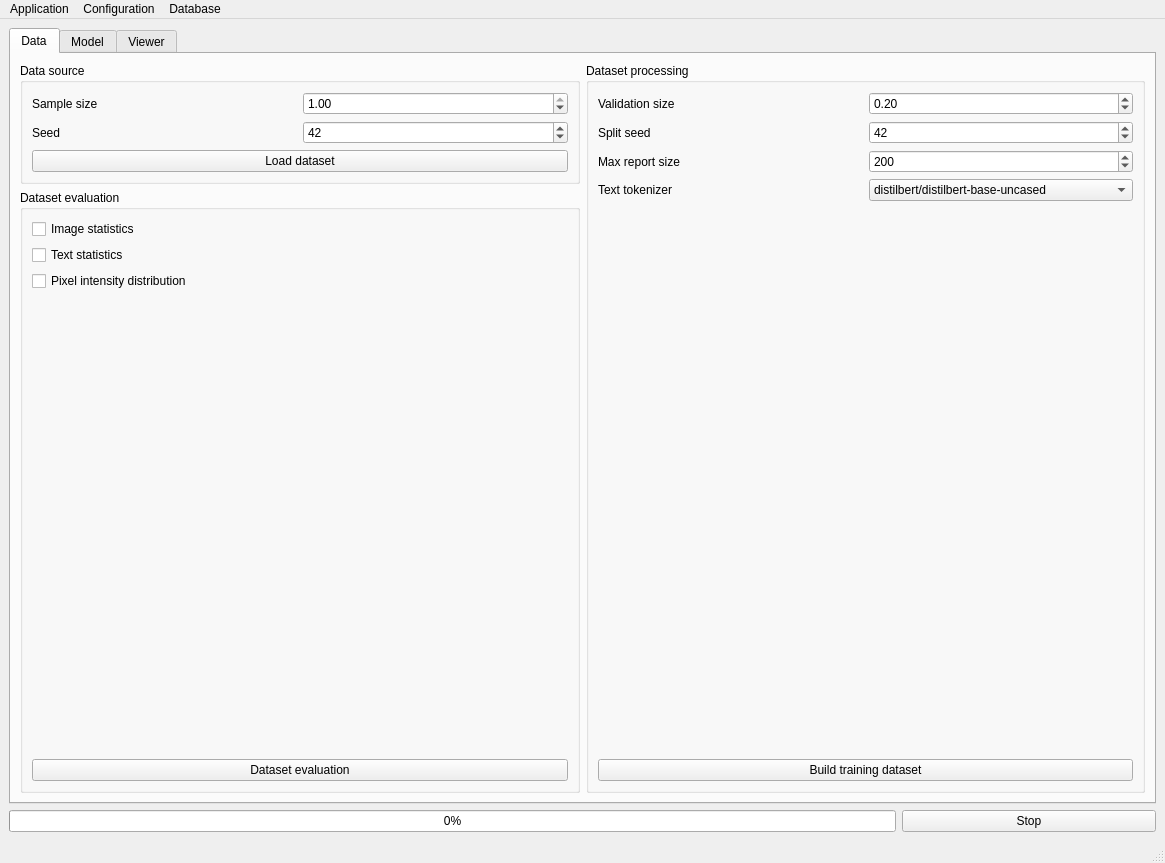
<?xml version="1.0" encoding="UTF-8"?>
<ui version="4.0">
 <class>MainWindow</class>
 <widget class="QMainWindow" name="MainWindow">
  <property name="geometry">
   <rect>
    <x>0</x>
    <y>0</y>
    <width>1165</width>
    <height>863</height>
   </rect>
  </property>
  <property name="windowTitle">
   <string>XREPORT Transformer v1.2</string>
  </property>
  <property name="styleSheet">
   <string notr="true"/>
  </property>
  <widget class="QWidget" name="centralwidget">
   <layout class="QGridLayout" name="gridLayout_3">
    <item row="0" column="0">
     <widget class="QTabWidget" name="Tabs">
      <property name="accessibleName">
       <string/>
      </property>
      <property name="currentIndex">
       <number>0</number>
      </property>
      <widget class="QWidget" name="dataTab">
       <property name="toolTipDuration">
        <number>-6</number>
       </property>
       <attribute name="title">
        <string>Data</string>
       </attribute>
       <layout class="QHBoxLayout" name="horizontalLayout_8">
        <item>
         <layout class="QVBoxLayout" name="verticalLayout_8">
          <item>
           <widget class="QGroupBox" name="dataSourceGroup">
            <property name="title">
             <string>Data source</string>
            </property>
            <layout class="QVBoxLayout" name="verticalLayout_17">
             <item>
              <layout class="QHBoxLayout" name="SampleHL">
               <item>
                <widget class="QLabel" name="SSLabel">
                 <property name="text">
                  <string>Sample size</string>
                 </property>
                </widget>
               </item>
               <item>
                <widget class="QDoubleSpinBox" name="sampleSize">
                 <property name="minimum">
                  <double>0.010000000000000</double>
                 </property>
                 <property name="maximum">
                  <double>1.000000000000000</double>
                 </property>
                 <property name="singleStep">
                  <double>0.050000000000000</double>
                 </property>
                 <property name="value">
                  <double>1.000000000000000</double>
                 </property>
                </widget>
               </item>
              </layout>
             </item>
             <item>
              <layout class="QHBoxLayout" name="SeedHL">
               <item>
                <widget class="QLabel" name="seedLabel">
                 <property name="text">
                  <string>Seed</string>
                 </property>
                </widget>
               </item>
               <item>
                <widget class="QSpinBox" name="seed">
                 <property name="minimum">
                  <number>1</number>
                 </property>
                 <property name="maximum">
                  <number>999999</number>
                 </property>
                 <property name="value">
                  <number>42</number>
                 </property>
                </widget>
               </item>
              </layout>
             </item>
             <item>
              <widget class="QPushButton" name="loadData">
               <property name="toolTip">
                <string>&lt;html&gt;&lt;head/&gt;&lt;body&gt;&lt;p&gt;Load source data from resources/database/dataset/XREPORT_dataset.csv and update the database with fetched data&lt;/p&gt;&lt;/body&gt;&lt;/html&gt;</string>
               </property>
               <property name="text">
                <string>Load dataset</string>
               </property>
              </widget>
             </item>
            </layout>
           </widget>
          </item>
          <item>
           <widget class="QGroupBox" name="datasetEvalGroup">
            <property name="title">
             <string>Dataset evaluation</string>
            </property>
            <layout class="QVBoxLayout" name="verticalLayout_13">
             <item>
              <widget class="QCheckBox" name="imgStats">
               <property name="text">
                <string>Image statistics</string>
               </property>
              </widget>
             </item>
             <item>
              <widget class="QCheckBox" name="textStats">
               <property name="text">
                <string>Text statistics</string>
               </property>
              </widget>
             </item>
             <item>
              <widget class="QCheckBox" name="pixDist">
               <property name="text">
                <string>Pixel intensity distribution</string>
               </property>
              </widget>
             </item>
             <item>
              <spacer name="verticalSpacer_3">
               <property name="orientation">
                <enum>Qt::Orientation::Vertical</enum>
               </property>
               <property name="sizeHint" stdset="0">
                <size>
                 <width>20</width>
                 <height>40</height>
                </size>
               </property>
              </spacer>
             </item>
             <item>
              <widget class="QPushButton" name="evaluateDataset">
               <property name="text">
                <string>Dataset evaluation</string>
               </property>
              </widget>
             </item>
            </layout>
           </widget>
          </item>
         </layout>
        </item>
        <item>
         <widget class="QGroupBox" name="datasetProcessGroup">
          <property name="title">
           <string>Dataset processing</string>
          </property>
          <layout class="QVBoxLayout" name="verticalLayout">
           <item>
            <layout class="QHBoxLayout" name="valSizeHL">
             <item>
              <widget class="QLabel" name="VSLabel">
               <property name="text">
                <string>Validation size</string>
               </property>
              </widget>
             </item>
             <item>
              <widget class="QDoubleSpinBox" name="validationSize">
               <property name="maximum">
                <double>1.000000000000000</double>
               </property>
               <property name="singleStep">
                <double>0.050000000000000</double>
               </property>
               <property name="value">
                <double>0.200000000000000</double>
               </property>
              </widget>
             </item>
            </layout>
           </item>
           <item>
            <layout class="QHBoxLayout" name="SplitSeedHL">
             <item>
              <widget class="QLabel" name="SpSLabel">
               <property name="text">
                <string>Split seed</string>
               </property>
              </widget>
             </item>
             <item>
              <widget class="QSpinBox" name="splitSeed">
               <property name="maximum">
                <number>1000000000</number>
               </property>
               <property name="value">
                <number>42</number>
               </property>
              </widget>
             </item>
            </layout>
           </item>
           <item>
            <layout class="QHBoxLayout" name="horizontalLayout_20">
             <item>
              <widget class="QLabel" name="maxRLabel">
               <property name="text">
                <string>Max report size</string>
               </property>
              </widget>
             </item>
             <item>
              <widget class="QSpinBox" name="maxReportSize">
               <property name="minimum">
                <number>1</number>
               </property>
               <property name="maximum">
                <number>10000</number>
               </property>
               <property name="value">
                <number>200</number>
               </property>
              </widget>
             </item>
            </layout>
           </item>
           <item>
            <layout class="QHBoxLayout" name="horizontalLayout_24">
             <item>
              <widget class="QLabel" name="tokenizerLabel">
               <property name="text">
                <string>Text tokenizer</string>
               </property>
              </widget>
             </item>
             <item>
              <widget class="QComboBox" name="tokenizerList">
               <item>
                <property name="text">
                 <string>distilbert/distilbert-base-uncased</string>
                </property>
               </item>
               <item>
                <property name="text">
                 <string>bert-base-uncased</string>
                </property>
               </item>
               <item>
                <property name="text">
                 <string>roberta-base</string>
                </property>
               </item>
              </widget>
             </item>
            </layout>
           </item>
           <item>
            <spacer name="verticalSpacer">
             <property name="orientation">
              <enum>Qt::Orientation::Vertical</enum>
             </property>
             <property name="sizeHint" stdset="0">
              <size>
               <width>20</width>
               <height>40</height>
              </size>
             </property>
            </spacer>
           </item>
           <item>
            <widget class="QPushButton" name="buildMLDataset">
             <property name="text">
              <string>Build training dataset</string>
             </property>
            </widget>
           </item>
          </layout>
         </widget>
        </item>
       </layout>
      </widget>
      <widget class="QWidget" name="modelTab">
       <attribute name="title">
        <string>Model</string>
       </attribute>
       <layout class="QVBoxLayout" name="verticalLayout_11">
        <item>
         <widget class="QScrollArea" name="scrollArea">
          <property name="widgetResizable">
           <bool>true</bool>
          </property>
          <widget class="QWidget" name="scrollAreaWidgetContents">
           <property name="geometry">
            <rect>
             <x>0</x>
             <y>0</y>
             <width>1100</width>
             <height>834</height>
            </rect>
           </property>
           <layout class="QGridLayout" name="gridLayout">
            <item row="0" column="0">
             <widget class="QGroupBox" name="groupBox_3">
              <property name="title">
               <string>Dataset</string>
              </property>
              <layout class="QVBoxLayout" name="verticalLayout_10">
               <item>
                <widget class="QCheckBox" name="imgAugment">
                 <property name="text">
                  <string>Use image augmentation</string>
                 </property>
                </widget>
               </item>
               <item>
                <layout class="QHBoxLayout" name="horizontalLayout_16">
                 <item>
                  <widget class="QCheckBox" name="setShuffle">
                   <property name="text">
                    <string>Shuffle dataset with buffer size</string>
                   </property>
                   <property name="checked">
                    <bool>true</bool>
                   </property>
                  </widget>
                 </item>
                 <item>
                  <widget class="QSpinBox" name="shuffleSize">
                   <property name="minimum">
                    <number>1</number>
                   </property>
                   <property name="maximum">
                    <number>10000</number>
                   </property>
                   <property name="singleStep">
                    <number>10</number>
                   </property>
                   <property name="value">
                    <number>256</number>
                   </property>
                  </widget>
                 </item>
                </layout>
               </item>
               <item>
                <spacer name="verticalSpacer_2">
                 <property name="orientation">
                  <enum>Qt::Orientation::Vertical</enum>
                 </property>
                 <property name="sizeHint" stdset="0">
                  <size>
                   <width>20</width>
                   <height>40</height>
                  </size>
                 </property>
                </spacer>
               </item>
              </layout>
             </widget>
            </item>
            <item row="0" column="1" rowspan="3">
             <widget class="QGroupBox" name="modelGroup">
              <property name="title">
               <string>Model</string>
              </property>
              <layout class="QVBoxLayout" name="verticalLayout_3">
               <item>
                <widget class="QCheckBox" name="freezeImgEncoder">
                 <property name="text">
                  <string>Freeze image encoder weights</string>
                 </property>
                 <property name="checked">
                  <bool>true</bool>
                 </property>
                </widget>
               </item>
               <item>
                <layout class="QHBoxLayout" name="horizontalLayout_21">
                 <item>
                  <widget class="QLabel" name="AHLabel">
                   <property name="text">
                    <string>Attention heads</string>
                   </property>
                  </widget>
                 </item>
                 <item>
                  <widget class="QSpinBox" name="attentionHeads">
                   <property name="minimum">
                    <number>1</number>
                   </property>
                   <property name="maximum">
                    <number>1000</number>
                   </property>
                   <property name="value">
                    <number>3</number>
                   </property>
                  </widget>
                 </item>
                </layout>
               </item>
               <item>
                <layout class="QHBoxLayout" name="horizontalLayout_27">
                 <item>
                  <widget class="QLabel" name="NELabel">
                   <property name="text">
                    <string>Number of encoders</string>
                   </property>
                  </widget>
                 </item>
                 <item>
                  <widget class="QSpinBox" name="numEncoders">
                   <property name="minimum">
                    <number>1</number>
                   </property>
                   <property name="maximum">
                    <number>100</number>
                   </property>
                   <property name="value">
                    <number>2</number>
                   </property>
                  </widget>
                 </item>
                </layout>
               </item>
               <item>
                <layout class="QHBoxLayout" name="horizontalLayout_28">
                 <item>
                  <widget class="QLabel" name="NDLabel">
                   <property name="text">
                    <string>Number of decoders</string>
                   </property>
                  </widget>
                 </item>
                 <item>
                  <widget class="QSpinBox" name="numDecoders">
                   <property name="minimum">
                    <number>1</number>
                   </property>
                   <property name="maximum">
                    <number>100</number>
                   </property>
                   <property name="value">
                    <number>2</number>
                   </property>
                  </widget>
                 </item>
                </layout>
               </item>
               <item>
                <layout class="QHBoxLayout" name="horizontalLayout_29">
                 <item>
                  <widget class="QLabel" name="EMLabel">
                   <property name="text">
                    <string>Embedding dimensions</string>
                   </property>
                  </widget>
                 </item>
                 <item>
                  <widget class="QSpinBox" name="embeddingDims">
                   <property name="minimum">
                    <number>1</number>
                   </property>
                   <property name="maximum">
                    <number>100000</number>
                   </property>
                   <property name="singleStep">
                    <number>8</number>
                   </property>
                   <property name="value">
                    <number>200</number>
                   </property>
                  </widget>
                 </item>
                </layout>
               </item>
               <item>
                <layout class="QHBoxLayout" name="horizontalLayout_3">
                 <item>
                  <widget class="QLabel" name="label">
                   <property name="text">
                    <string>Temperature</string>
                   </property>
                  </widget>
                 </item>
                 <item>
                  <widget class="QDoubleSpinBox" name="trainTemp">
                   <property name="decimals">
                    <number>3</number>
                   </property>
                   <property name="minimum">
                    <double>0.001000000000000</double>
                   </property>
                   <property name="maximum">
                    <double>100.000000000000000</double>
                   </property>
                   <property name="singleStep">
                    <double>0.050000000000000</double>
                   </property>
                   <property name="value">
                    <double>1.000000000000000</double>
                   </property>
                  </widget>
                 </item>
                </layout>
               </item>
               <item>
                <spacer name="verticalSpacer_5">
                 <property name="orientation">
                  <enum>Qt::Orientation::Vertical</enum>
                 </property>
                 <property name="sizeHint" stdset="0">
                  <size>
                   <width>20</width>
                   <height>40</height>
                  </size>
                 </property>
                </spacer>
               </item>
              </layout>
             </widget>
            </item>
            <item row="0" column="2" rowspan="2">
             <widget class="QGroupBox" name="groupBox_8">
              <property name="title">
               <string>Select checkpoint</string>
              </property>
              <layout class="QVBoxLayout" name="verticalLayout_12">
               <item>
                <layout class="QHBoxLayout" name="horizontalLayout_5">
                 <item>
                  <widget class="QComboBox" name="checkpointsList"/>
                 </item>
                 <item>
                  <widget class="QPushButton" name="refreshCheckpoints">
                   <property name="text">
                    <string>Refresh</string>
                   </property>
                  </widget>
                 </item>
                </layout>
               </item>
               <item>
                <layout class="QHBoxLayout" name="horizontalLayout_34">
                 <item>
                  <widget class="QLabel" name="label_19">
                   <property name="text">
                    <string>Batch size</string>
                   </property>
                  </widget>
                 </item>
                 <item>
                  <widget class="QSpinBox" name="inferenceBatchSize">
                   <property name="minimum">
                    <number>1</number>
                   </property>
                   <property name="maximum">
                    <number>1024</number>
                   </property>
                   <property name="value">
                    <number>32</number>
                   </property>
                  </widget>
                 </item>
                </layout>
               </item>
               <item>
                <spacer name="verticalSpacer_11">
                 <property name="orientation">
                  <enum>Qt::Orientation::Vertical</enum>
                 </property>
                 <property name="sizeHint" stdset="0">
                  <size>
                   <width>20</width>
                   <height>40</height>
                  </size>
                 </property>
                </spacer>
               </item>
              </layout>
             </widget>
            </item>
            <item row="1" column="0" rowspan="4">
             <widget class="QGroupBox" name="groupBox_4">
              <property name="title">
               <string>Training</string>
              </property>
              <layout class="QVBoxLayout" name="verticalLayout_5">
               <item>
                <widget class="QCheckBox" name="mixedPrecision">
                 <property name="text">
                  <string>Set mixed precision policy</string>
                 </property>
                </widget>
               </item>
               <item>
                <layout class="QHBoxLayout" name="horizontalLayout_25">
                 <item>
                  <widget class="QCheckBox" name="compileJIT">
                   <property name="text">
                    <string>Use Just-In-Time (JIT) compiler</string>
                   </property>
                  </widget>
                 </item>
                 <item>
                  <widget class="QComboBox" name="backendJIT">
                   <property name="toolTip">
                    <string>&lt;html&gt;&lt;head/&gt;&lt;body&gt;&lt;p&gt;Select JIT compiler backend (default is inductor)</string>
                   </property>
                   <property name="currentText">
                    <string>inductor</string>
                   </property>
                   <property name="currentIndex">
                    <number>3</number>
                   </property>
                   <item>
                    <property name="text">
                     <string>eager</string>
                    </property>
                   </item>
                   <item>
                    <property name="text">
                     <string>aot_eager</string>
                    </property>
                   </item>
                   <item>
                    <property name="text">
                     <string>aot_cudagraphs</string>
                    </property>
                   </item>
                   <item>
                    <property name="text">
                     <string>inductor</string>
                    </property>
                   </item>
                   <item>
                    <property name="text">
                     <string>nvprims_nvfuser</string>
                    </property>
                   </item>
                   <item>
                    <property name="text">
                     <string>xla</string>
                    </property>
                   </item>
                  </widget>
                 </item>
                </layout>
               </item>
               <item>
                <layout class="QHBoxLayout" name="horizontalLayout_22">
                 <item>
                  <widget class="QLabel" name="label_18">
                   <property name="text">
                    <string>Seed</string>
                   </property>
                  </widget>
                 </item>
                 <item>
                  <widget class="QSpinBox" name="trainSeed">
                   <property name="maximum">
                    <number>1000000000</number>
                   </property>
                   <property name="value">
                    <number>42</number>
                   </property>
                  </widget>
                 </item>
                </layout>
               </item>
               <item>
                <layout class="QHBoxLayout" name="horizontalLayout_9">
                 <item>
                  <widget class="QLabel" name="label_6">
                   <property name="text">
                    <string>Epochs</string>
                   </property>
                  </widget>
                 </item>
                 <item>
                  <widget class="QSpinBox" name="numEpochs">
                   <property name="maximum">
                    <number>1000000</number>
                   </property>
                   <property name="value">
                    <number>100</number>
                   </property>
                  </widget>
                 </item>
                </layout>
               </item>
               <item>
                <layout class="QHBoxLayout" name="horizontalLayout_11">
                 <item>
                  <widget class="QLabel" name="label_8">
                   <property name="text">
                    <string>Batch size</string>
                   </property>
                  </widget>
                 </item>
                 <item>
                  <widget class="QSpinBox" name="batchSize">
                   <property name="minimum">
                    <number>1</number>
                   </property>
                   <property name="maximum">
                    <number>100000</number>
                   </property>
                   <property name="singleStep">
                    <number>4</number>
                   </property>
                   <property name="value">
                    <number>32</number>
                   </property>
                  </widget>
                 </item>
                </layout>
               </item>
               <item>
                <layout class="QVBoxLayout" name="verticalLayout_6">
                 <item>
                  <widget class="QCheckBox" name="useScheduler">
                   <property name="text">
                    <string>Use learning rate scheduler</string>
                   </property>
                  </widget>
                 </item>
                 <item>
                  <layout class="QHBoxLayout" name="horizontalLayout_18">
                   <item>
                    <widget class="QLabel" name="label_11">
                     <property name="text">
                      <string>Target learning rate</string>
                     </property>
                    </widget>
                   </item>
                   <item>
                    <widget class="QDoubleSpinBox" name="postWarmLR">
                     <property name="decimals">
                      <number>5</number>
                     </property>
                     <property name="singleStep">
                      <double>0.000100000000000</double>
                     </property>
                     <property name="value">
                      <double>0.001000000000000</double>
                     </property>
                    </widget>
                   </item>
                  </layout>
                 </item>
                 <item>
                  <layout class="QHBoxLayout" name="horizontalLayout_17">
                   <item>
                    <widget class="QLabel" name="label_14">
                     <property name="text">
                      <string>Warmup steps</string>
                     </property>
                    </widget>
                   </item>
                   <item>
                    <widget class="QSpinBox" name="warmupSteps">
                     <property name="maximum">
                      <number>10000000</number>
                     </property>
                     <property name="value">
                      <number>1000</number>
                     </property>
                    </widget>
                   </item>
                  </layout>
                 </item>
                </layout>
               </item>
               <item>
                <widget class="Line" name="line_2">
                 <property name="orientation">
                  <enum>Qt::Orientation::Horizontal</enum>
                 </property>
                </widget>
               </item>
               <item>
                <widget class="QCheckBox" name="realTimeHistory">
                 <property name="text">
                  <string>Plot real time loss and metrics</string>
                 </property>
                 <property name="checked">
                  <bool>true</bool>
                 </property>
                </widget>
               </item>
               <item>
                <widget class="QCheckBox" name="runTensorboard">
                 <property name="text">
                  <string>Run tensorboard</string>
                 </property>
                </widget>
               </item>
               <item>
                <layout class="QHBoxLayout" name="horizontalLayout_12">
                 <item>
                  <widget class="QCheckBox" name="saveCheckpoints">
                   <property name="text">
                    <string>Save checkpoint every N epochs</string>
                   </property>
                  </widget>
                 </item>
                 <item>
                  <widget class="QSpinBox" name="saveCPFrequency">
                   <property name="minimum">
                    <number>1</number>
                   </property>
                   <property name="maximum">
                    <number>999</number>
                   </property>
                  </widget>
                 </item>
                </layout>
               </item>
              </layout>
             </widget>
            </item>
            <item row="2" column="2" rowspan="2">
             <widget class="QGroupBox" name="groupBox_10">
              <property name="title">
               <string>Model inference</string>
              </property>
              <layout class="QVBoxLayout" name="verticalLayout_15">
               <item>
                <layout class="QHBoxLayout" name="horizontalLayout_26">
                 <item>
                  <widget class="QLabel" name="ITLabel">
                   <property name="text">
                    <string>Temperature</string>
                   </property>
                  </widget>
                 </item>
                 <item>
                  <widget class="QDoubleSpinBox" name="inferenceTemp">
                   <property name="maximum">
                    <double>100.000000000000000</double>
                   </property>
                   <property name="singleStep">
                    <double>0.050000000000000</double>
                   </property>
                   <property name="value">
                    <double>1.000000000000000</double>
                   </property>
                  </widget>
                 </item>
                </layout>
               </item>
               <item>
                <layout class="QHBoxLayout" name="horizontalLayout_33">
                 <item>
                  <widget class="QLabel" name="IMLabel">
                   <property name="text">
                    <string>Inference mode</string>
                   </property>
                  </widget>
                 </item>
                 <item>
                  <widget class="QComboBox" name="inferenceMode">
                   <item>
                    <property name="text">
                     <string>greedy search</string>
                    </property>
                   </item>
                   <item>
                    <property name="text">
                     <string>beam search</string>
                    </property>
                   </item>
                  </widget>
                 </item>
                </layout>
               </item>
               <item>
                <widget class="QPushButton" name="generateReports">
                 <property name="text">
                  <string>Generate reports</string>
                 </property>
                </widget>
               </item>
              </layout>
             </widget>
            </item>
            <item row="3" column="1" rowspan="2">
             <widget class="QGroupBox" name="sessionGroup">
              <property name="title">
               <string>Session</string>
              </property>
              <layout class="QVBoxLayout" name="verticalLayout_9">
               <item>
                <layout class="QHBoxLayout" name="horizontalLayout">
                 <item>
                  <widget class="QCheckBox" name="deviceGPU">
                   <property name="text">
                    <string>Set GPU with device ID</string>
                   </property>
                  </widget>
                 </item>
                 <item>
                  <widget class="QSpinBox" name="deviceID"/>
                 </item>
                </layout>
               </item>
               <item>
                <layout class="QHBoxLayout" name="horizontalLayout_13">
                 <item>
                  <widget class="QLabel" name="label_10">
                   <property name="text">
                    <string>Number of workers</string>
                   </property>
                  </widget>
                 </item>
                 <item>
                  <widget class="QSpinBox" name="numWorkers"/>
                 </item>
                </layout>
               </item>
               <item>
                <layout class="QHBoxLayout" name="addEpochsHL">
                 <item>
                  <widget class="QLabel" name="label_7">
                   <property name="text">
                    <string>Additional epochs</string>
                   </property>
                  </widget>
                 </item>
                 <item>
                  <widget class="QSpinBox" name="numAdditionalEpochs">
                   <property name="minimum">
                    <number>1</number>
                   </property>
                   <property name="maximum">
                    <number>1000000</number>
                   </property>
                   <property name="value">
                    <number>10</number>
                   </property>
                  </widget>
                 </item>
                </layout>
               </item>
               <item>
                <spacer name="verticalSpacer_7">
                 <property name="orientation">
                  <enum>Qt::Orientation::Vertical</enum>
                 </property>
                 <property name="sizeHint" stdset="0">
                  <size>
                   <width>20</width>
                   <height>40</height>
                  </size>
                 </property>
                </spacer>
               </item>
               <item>
                <widget class="QPushButton" name="startTraining">
                 <property name="text">
                  <string>Start model training</string>
                 </property>
                </widget>
               </item>
               <item>
                <widget class="QPushButton" name="resumeTraining">
                 <property name="text">
                  <string>Resume training</string>
                 </property>
                </widget>
               </item>
              </layout>
             </widget>
            </item>
            <item row="4" column="2">
             <widget class="QGroupBox" name="groupBox_7">
              <property name="title">
               <string>Model evaluation</string>
              </property>
              <layout class="QVBoxLayout" name="verticalLayout_21">
               <item>
                <layout class="QHBoxLayout" name="horizontalLayout_2">
                 <item>
                  <widget class="QLabel" name="label_15">
                   <property name="text">
                    <string>Evaluation samples</string>
                   </property>
                  </widget>
                 </item>
                 <item>
                  <widget class="QSpinBox" name="evalSamples">
                   <property name="minimum">
                    <number>1</number>
                   </property>
                   <property name="maximum">
                    <number>1000</number>
                   </property>
                   <property name="singleStep">
                    <number>0</number>
                   </property>
                   <property name="value">
                    <number>10</number>
                   </property>
                  </widget>
                 </item>
                </layout>
               </item>
               <item>
                <spacer name="verticalSpacer_4">
                 <property name="orientation">
                  <enum>Qt::Orientation::Vertical</enum>
                 </property>
                 <property name="sizeHint" stdset="0">
                  <size>
                   <width>20</width>
                   <height>40</height>
                  </size>
                 </property>
                </spacer>
               </item>
               <item>
                <widget class="QCheckBox" name="evalReport">
                 <property name="text">
                  <string>Loss and metrics</string>
                 </property>
                </widget>
               </item>
               <item>
                <widget class="QCheckBox" name="getBLEUScore">
                 <property name="text">
                  <string>BLEU score</string>
                 </property>
                </widget>
               </item>
               <item>
                <widget class="QPushButton" name="checkpointSummary">
                 <property name="toolTip">
                  <string>&lt;html&gt;&lt;head/&gt;&lt;body&gt;&lt;p&gt;Create checkpoints summary that includes all configurations for each pretrained model&lt;/p&gt;&lt;/body&gt;&lt;/html&gt;</string>
                 </property>
                 <property name="text">
                  <string>Checkpoints summary</string>
                 </property>
                </widget>
               </item>
               <item>
                <widget class="QPushButton" name="evaluateModel">
                 <property name="text">
                  <string>Evaluate model</string>
                 </property>
                </widget>
               </item>
              </layout>
             </widget>
            </item>
           </layout>
          </widget>
         </widget>
        </item>
       </layout>
      </widget>
      <widget class="QWidget" name="viewerTab">
       <attribute name="title">
        <string>Viewer</string>
       </attribute>
       <layout class="QHBoxLayout" name="horizontalLayout_4">
        <item>
         <layout class="QVBoxLayout" name="verticalLayout_4">
          <item>
           <widget class="QGroupBox" name="groupBox">
            <property name="title">
             <string>Select view</string>
            </property>
            <layout class="QVBoxLayout" name="verticalLayout_2">
             <item>
              <widget class="QRadioButton" name="viewTrainImages">
               <property name="text">
                <string>Training images</string>
               </property>
               <property name="checked">
                <bool>true</bool>
               </property>
              </widget>
             </item>
             <item>
              <widget class="QRadioButton" name="viewInferenceImages">
               <property name="text">
                <string>Inference images</string>
               </property>
               <property name="checked">
                <bool>false</bool>
               </property>
              </widget>
             </item>
             <item>
              <widget class="Line" name="line">
               <property name="orientation">
                <enum>Qt::Orientation::Horizontal</enum>
               </property>
              </widget>
             </item>
             <item>
              <widget class="QRadioButton" name="viewTrainMetrics">
               <property name="text">
                <string>Training metrics</string>
               </property>
               <property name="checked">
                <bool>true</bool>
               </property>
              </widget>
             </item>
            </layout>
           </widget>
          </item>
          <item>
           <spacer name="verticalSpacer_10">
            <property name="orientation">
             <enum>Qt::Orientation::Vertical</enum>
            </property>
            <property name="sizeHint" stdset="0">
             <size>
              <width>20</width>
              <height>40</height>
             </size>
            </property>
           </spacer>
          </item>
          <item>
           <widget class="QPushButton" name="loadImages">
            <property name="text">
             <string>Load images</string>
            </property>
           </widget>
          </item>
          <item>
           <layout class="QVBoxLayout" name="buttonsLayout">
            <item>
             <layout class="QHBoxLayout" name="horizontalLayout_6">
              <item>
               <widget class="QPushButton" name="previousImg">
                <property name="text">
                 <string>Previous</string>
                </property>
               </widget>
              </item>
              <item>
               <widget class="QPushButton" name="nextImg">
                <property name="text">
                 <string>Next</string>
                </property>
               </widget>
              </item>
             </layout>
            </item>
            <item>
             <widget class="QPushButton" name="clearImg">
              <property name="text">
               <string>Clear</string>
              </property>
             </widget>
            </item>
           </layout>
          </item>
         </layout>
        </item>
        <item>
         <layout class="QVBoxLayout" name="verticalLayout_7" stretch="4,1">
          <item>
           <widget class="QGraphicsView" name="canvas"/>
          </item>
          <item>
           <widget class="QPlainTextEdit" name="description">
            <property name="readOnly">
             <bool>true</bool>
            </property>
           </widget>
          </item>
         </layout>
        </item>
       </layout>
      </widget>
     </widget>
    </item>
    <item row="1" column="0">
     <layout class="QHBoxLayout" name="progressLayout" stretch="7,2">
      <item>
       <widget class="QProgressBar" name="progressBar">
        <property name="value">
         <number>0</number>
        </property>
       </widget>
      </item>
      <item>
       <widget class="QPushButton" name="stopThread">
        <property name="text">
         <string>Stop</string>
        </property>
       </widget>
      </item>
     </layout>
    </item>
   </layout>
  </widget>
  <widget class="QMenuBar" name="menubar">
   <property name="geometry">
    <rect>
     <x>0</x>
     <y>0</y>
     <width>1165</width>
     <height>27</height>
    </rect>
   </property>
   <widget class="QMenu" name="menuApplication">
    <property name="title">
     <string>Application</string>
    </property>
    <addaction name="actionReloadApp"/>
   </widget>
   <widget class="QMenu" name="menuConfiguration">
    <property name="title">
     <string>Configuration</string>
    </property>
    <addaction name="actionSaveConfig"/>
    <addaction name="actionLoadConfig"/>
   </widget>
   <widget class="QMenu" name="menuDatabase">
    <property name="title">
     <string>Database</string>
    </property>
    <addaction name="actionDeleteData"/>
    <addaction name="actionExportData"/>
   </widget>
   <addaction name="menuApplication"/>
   <addaction name="menuConfiguration"/>
   <addaction name="menuDatabase"/>
  </widget>
  <widget class="QStatusBar" name="statusbar"/>
  <action name="actionReloadApp">
   <property name="text">
    <string>Reload application</string>
   </property>
  </action>
  <action name="actionSaveConfig">
   <property name="text">
    <string>Save current configuration</string>
   </property>
  </action>
  <action name="actionLoadConfig">
   <property name="text">
    <string>Load configuration</string>
   </property>
  </action>
  <action name="actionDeleteData">
   <property name="text">
    <string>Delete data</string>
   </property>
  </action>
  <action name="actionExportData">
   <property name="text">
    <string>Export data</string>
   </property>
  </action>
 </widget>
 <resources/>
 <connections/>
</ui>
